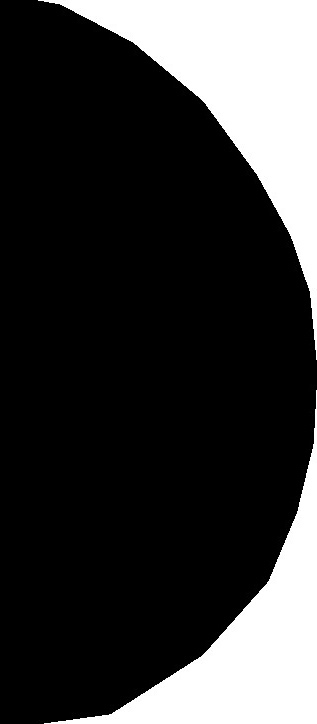
#> input picture dino-egg/path5.jpg, 317 x 724 px
$ python compute_egg.py
#> lines starting #> are read from the running program, lines starting #| are printed output that depends on the picture; after the words box and inside, x2 and y2 are one past the last pixel; in counts of white or black regions, pixels touching at a corner belong together
import os

import cv2
import numpy as np
import logging
from stl import mesh
from tqdm import tqdm

logging.basicConfig(level=logging.INFO)


class ComputeEgg:
    CONTOUR_PATH = os.path.join(os.path.dirname(__file__), "path5.jpg")
    OUTPUT_PATH = os.path.join(os.path.dirname(__file__), "egg.stl")
    POW = 2.5
    POINTS = 16
    EGG_X_SIZE = 48.7
    EGG_Y_SIZE = 45.3
    EGG_Z_SIZE = 51.8

    def __init__(self, contour_image_bw_path=CONTOUR_PATH,
                 exponent: float = POW,
                 number_of_points_per_quadrant: int = POINTS,
                 output_path=OUTPUT_PATH):
        """read the input path to calculate the contour (should be a BW image of the YZ contour - around X axis)
        then use the equation $(x/a)^n+(y/b)^n=1$ to compute the vertices (x,y,z)
        of the egg.
        """
        # for some reason every time we process this file, the input image becomes corrupted
        # os.system("cp path5-copy.jpg path5.jpg")

        self.input_contour_image_path = contour_image_bw_path
        self.exponent = exponent
        self.m = number_of_points_per_quadrant
        self.output_path = output_path

        self.binary_image: np.ndarray = np.zeros((1, 1))
        self.z_a: np.ndarray = np.zeros((1, 1))
        self.z: np.ndarray = np.zeros((1, 1))
        self.x: np.ndarray = np.zeros((1, 1))
        self.y: np.ndarray = np.zeros((1, 1))

        self.vertices: np.ndarray = np.zeros((1, 2))
        self.faces: np.ndarray = np.zeros((1, 2))
        self.egg: mesh.Mesh

    def run(self):
        self.read_image(path=self.input_contour_image_path)
        self.image_to_z_a()
        self.compute_xyz()
        self.build_mesh()

    def read_image(self, path: str) -> np.ndarray:
#> called with path = 'dino-egg/path5.jpg'
        image = cv2.imread(path)
#> image is the input picture: shape (724, 317, 3); min 0, max 255, mean 55.2
        gray_image = cv2.cvtColor(image, cv2.COLOR_BGR2GRAY)
        _, bw_image = cv2.threshold(gray_image, 128, 255, cv2.THRESH_BINARY)
#> bw_image: shape (724, 317); 21.6% white; 2 white regions, box (x1, y1, x2, y2) and area: (38, 0, 317, 360) 28582, (44, 390, 317, 724) 21093
        self.binary_image = bw_image
        return self.binary_image

    def image_to_z_a(self) -> np.ndarray:
        rows, columns = self.binary_image.shape
#> rows = 724; columns = 317

        za = []
        for r in range(rows):
            z_r = rows - r - 1
            a_r = max([c for b_r, c in zip(self.binary_image[r, :], range(columns)) if b_r == 0])

            if a_r == 0:
                logging.warning(f"have x-radius equals 0 at image-row index:{r}")

            za.append((z_r, a_r))
#> this loop made 724 passes
#> a_r on passes 1 to 3: 37, 43, 48
#> after the loop, za = 724 pairs, first value 0 to 723, second value 37 to 316

        self.z_a = np.array(za)
#> self.z_a has the same summary as za
        return self.z_a

    def compute_xyz(self):

        a_zz, a_xx, a_yy = [], [], []
        for z, a in tqdm(self.z_a, desc="Computing x,y,z"):
            a_zz.append(z)
            b = a / self.EGG_X_SIZE * self.EGG_Y_SIZE
            x = np.linspace(start=0, stop=a, num=self.m)
            y = b * np.power(1.0 - np.power(x / a, self.exponent), 1.0 / self.exponent)
            x0, xm = np.array([x[0]]), np.array([x[-1]])
            x1m = x[1:-1]
            xm1 = x1m[::-1]
            y0, ym = np.array([y[0]]), np.array([y[-1]])
            y1m = y[1:-1]
            ym1 = y1m[::-1]
            xx = np.concatenate((-xm, -xm1, x0, x1m, xm, xm1, x0, -x1m, -xm))
            yy = np.concatenate((ym, ym1, y0, y1m, ym, -ym1, -y0, -y1m, -ym))
            a_xx.append(xx)
            a_yy.append(yy)
#> this loop made 724 passes
#> (z, a, b, xm, y0) on passes 1 to 3: (723, 37, 34.42, [37], [34.42]), (722, 43, 40, [43], [40]), (721, 48, 44.65, [48], [44.65])

        self.x = np.array(a_xx)
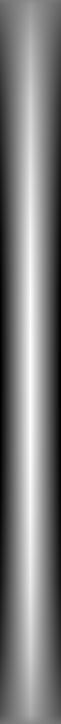
#> self.x: shape (724, 61) float64; min -316, max 316, mean -4.1; drawn with min black and max white
        self.y = np.array(a_yy)
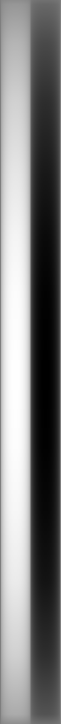
#> self.y: shape (724, 61) float64; min -293.9, max 293.9, mean 0; drawn with min black and max white
        self.z = np.array(a_zz)

        # scale to real egg-size
        self.x = self.EGG_X_SIZE * self.x / (np.max(self.x) - np.min(self.x))
        self.y = self.EGG_Y_SIZE * self.y / (np.max(self.y) - np.min(self.y))
        self.z = self.EGG_Z_SIZE * self.z / (np.max(self.z) - np.min(self.z))

        return self.x, self.y, self.z

    def build_mesh(self):
        k = 0
        vertices = []
        faces = []
        max_i = self.z.shape[0]
        for i in tqdm(range(max_i), desc="Building Mesh"):
            # 1. add the vertices
            mi = self.x[i, :].shape[0]
            for j in range(mi):
                vertices.append((self.z[i], self.x[i, j], self.y[i, j]))
                k += 1

            # 2. build the faces with previously computed vertices
            if 0 < i < max_i - 1:
                for j in range(mi):
                    i1_j0 = k - mi + j
                    i1_j1 = k - mi + (j + 1) % mi
                    i0_j0 = k - mi * 2 + j
                    i0_j1 = k - mi * 2 + (j + 1) % mi

                    faces.append((i1_j0, i1_j1, i0_j0))
                    faces.append((i0_j0, i0_j1, i1_j1))
            elif (i == 0) or (i == max_i - 1):
                for j in range(0, mi, 2):
                    i1_j0 = k - mi + j
                    i1_j1 = k - mi + (j + 1) % mi
                    i1_j2 = k - mi + (j + 2) % mi
                    faces.append((i1_j0, i1_j1, i1_j2))

        self.vertices = np.array(vertices)
        self.faces = np.array(faces)

#> (the run stopped early here; a loop or call above may not have finished)

$ run again, with dino-egg/path5-copy.jpg copied over dino-egg/path5.jpg
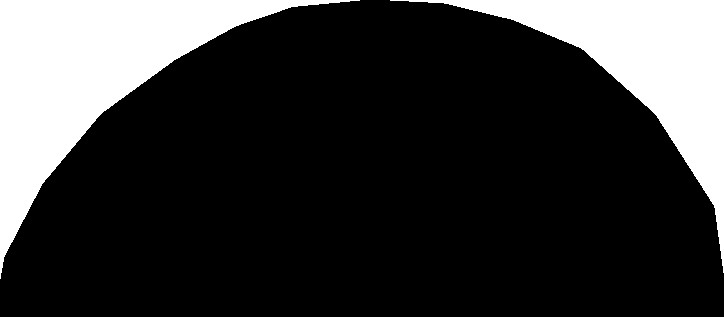
#> input picture dino-egg/path5-copy.jpg, 724 x 317 px
#> in read_image, image is the input picture: shape (317, 724, 3); min 0, max 255, mean 55.2
#> bw_image: shape (317, 724); 21.6% white; 2 white regions, box (x1, y1, x2, y2) and area: (0, 0, 360, 279) 28582, (390, 0, 724, 273) 21093
#> the loop in image_to_z_a, `for r in range(rows):` made 317 passes
#> a_r on passes 1 to 3: 389, 408, 427
#> after the loop in image_to_z_a, `for r in range(rows):`: za = 317 pairs, first value 0 to 316, second value 389 to 723
#> self.z_a has the same summary as za
#> the loop in compute_xyz, `for z, a in tqdm(self.z_a, desc="Computing x,y,z"):` made 317 passes
#> (z, a, b, xm, y0) on passes 1 to 3: (316, 389, 361.8, [389], [361.8]), (315, 408, 379.5, [408], [379.5]), (314, 427, 397.2, [427], [397.2])
#> in compute_xyz, `self.x = np.array(a_xx)`:
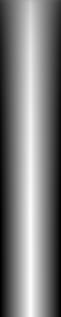
#> self.x: shape (317, 61) float64; min -723, max 723, mean -10.8; drawn with min black and max white
#> in compute_xyz, `self.y = np.array(a_yy)`:
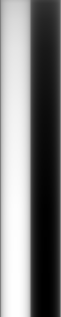
#> self.y: shape (317, 61) float64; min -672.5, max 672.5, mean 0; drawn with min black and max white
